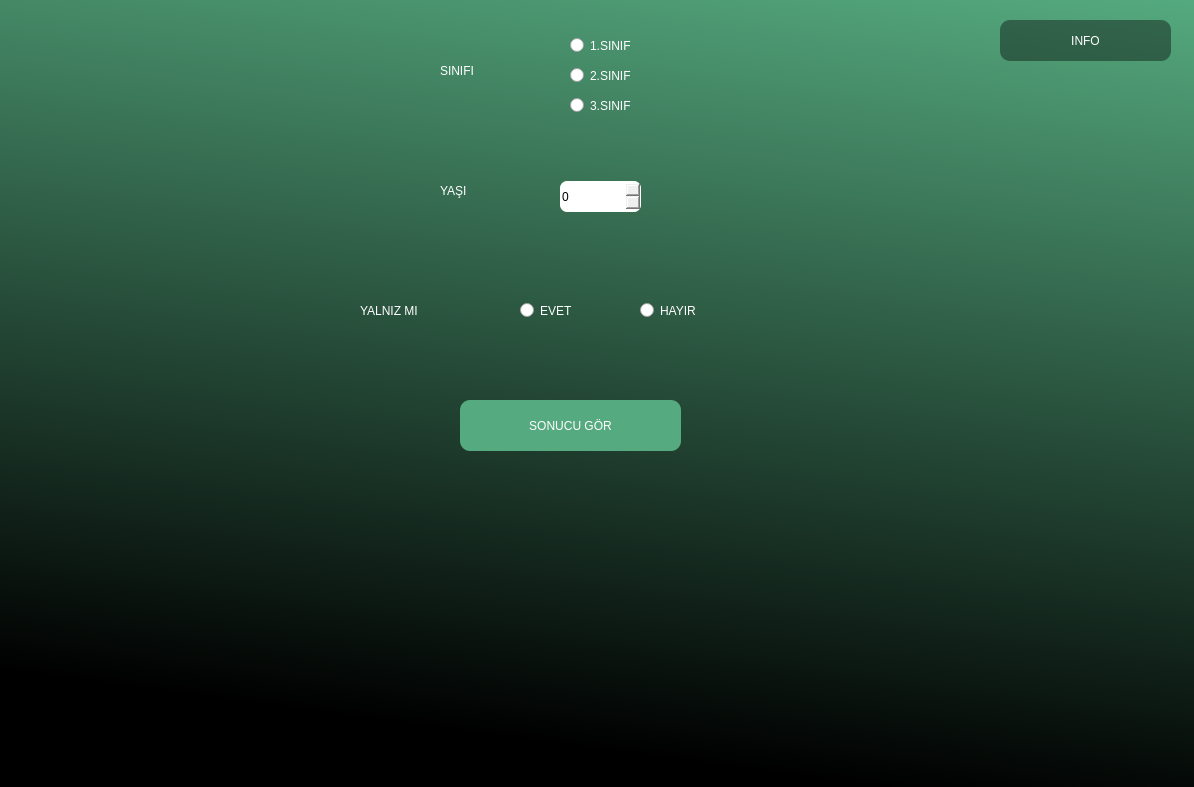
<?xml version="1.0" encoding="UTF-8"?>
<ui version="4.0">
 <class>Dialog</class>
 <widget class="QDialog" name="Dialog">
  <property name="geometry">
   <rect>
    <x>0</x>
    <y>0</y>
    <width>1194</width>
    <height>787</height>
   </rect>
  </property>
  <property name="windowTitle">
   <string>Dialog</string>
  </property>
  <widget class="QWidget" name="widget" native="true">
   <property name="geometry">
    <rect>
     <x>0</x>
     <y>0</y>
     <width>1200</width>
     <height>800</height>
    </rect>
   </property>
   <property name="styleSheet">
    <string notr="true">QWidget#widget{
background-color:qlineargradient(spread:pad, x1:0.795776, y1:1, x2:1, y2:0, stop:0 rgba(0, 0, 0, 255), stop:1 rgba(85, 170, 127, 255));
}</string>
   </property>
   <widget class="QPushButton" name="pushButton">
    <property name="geometry">
     <rect>
      <x>460</x>
      <y>400</y>
      <width>221</width>
      <height>51</height>
     </rect>
    </property>
    <property name="styleSheet">
     <string notr="true">font: 22pt &quot;MS Sans Serif&quot;;
color:rgb(255, 255, 255);
border-radius:10px;
background-color:rgb(85, 170, 127)</string>
    </property>
    <property name="text">
     <string>SONUCU GÖR</string>
    </property>
   </widget>
   <widget class="QLabel" name="label">
    <property name="geometry">
     <rect>
      <x>440</x>
      <y>170</y>
      <width>131</width>
      <height>41</height>
     </rect>
    </property>
    <property name="styleSheet">
     <string notr="true">font: 18pt &quot;MS Shell Dlg 2&quot;;
color:rgb(255, 255, 255)</string>
    </property>
    <property name="text">
     <string>YAŞI</string>
    </property>
   </widget>
   <widget class="QLabel" name="label_2">
    <property name="enabled">
     <bool>true</bool>
    </property>
    <property name="geometry">
     <rect>
      <x>360</x>
      <y>290</y>
      <width>131</width>
      <height>41</height>
     </rect>
    </property>
    <property name="styleSheet">
     <string notr="true">font: 18pt &quot;MS Shell Dlg 2&quot;;
color:rgb(255, 255, 255)</string>
    </property>
    <property name="text">
     <string>YALNIZ MI</string>
    </property>
   </widget>
   <widget class="QLabel" name="label_3">
    <property name="geometry">
     <rect>
      <x>440</x>
      <y>50</y>
      <width>131</width>
      <height>41</height>
     </rect>
    </property>
    <property name="styleSheet">
     <string notr="true">font: 18pt &quot;MS Shell Dlg 2&quot;;
color:rgb(255, 255, 255)</string>
    </property>
    <property name="text">
     <string>SINIFI</string>
    </property>
   </widget>
   <widget class="QLabel" name="label_4">
    <property name="geometry">
     <rect>
      <x>460</x>
      <y>500</y>
      <width>571</width>
      <height>41</height>
     </rect>
    </property>
    <property name="styleSheet">
     <string notr="true">font: 18pt &quot;MS Shell Dlg 2&quot;;
color:rgb(255, 0, 4)</string>
    </property>
    <property name="text">
     <string/>
    </property>
   </widget>
   <widget class="QRadioButton" name="radioButton">
    <property name="geometry">
     <rect>
      <x>520</x>
      <y>295</y>
      <width>82</width>
      <height>31</height>
     </rect>
    </property>
    <property name="styleSheet">
     <string notr="true">font: 18pt &quot;MS Shell Dlg 2&quot;;
color:rgb(255, 255, 255)</string>
    </property>
    <property name="text">
     <string>EVET</string>
    </property>
   </widget>
   <widget class="QRadioButton" name="radioButton_2">
    <property name="geometry">
     <rect>
      <x>640</x>
      <y>295</y>
      <width>101</width>
      <height>31</height>
     </rect>
    </property>
    <property name="styleSheet">
     <string notr="true">font: 18pt &quot;MS Shell Dlg 2&quot;;
color:rgb(255, 255, 255)</string>
    </property>
    <property name="text">
     <string>HAYIR</string>
    </property>
   </widget>
   <widget class="QSpinBox" name="spinBox_2">
    <property name="geometry">
     <rect>
      <x>560</x>
      <y>181</y>
      <width>81</width>
      <height>31</height>
     </rect>
    </property>
    <property name="styleSheet">
     <string notr="true">font: 16pt &quot;MS Shell Dlg 2&quot;;
border-radius : 7px;</string>
    </property>
   </widget>
   <widget class="QRadioButton" name="radioButton_3">
    <property name="geometry">
     <rect>
      <x>570</x>
      <y>30</y>
      <width>121</width>
      <height>31</height>
     </rect>
    </property>
    <property name="styleSheet">
     <string notr="true">font: 18pt &quot;MS Shell Dlg 2&quot;;
color:rgb(255, 255, 255)</string>
    </property>
    <property name="text">
     <string>1.SINIF</string>
    </property>
   </widget>
   <widget class="QRadioButton" name="radioButton_4">
    <property name="geometry">
     <rect>
      <x>570</x>
      <y>60</y>
      <width>111</width>
      <height>31</height>
     </rect>
    </property>
    <property name="styleSheet">
     <string notr="true">font: 18pt &quot;MS Shell Dlg 2&quot;;
color:rgb(255, 255, 255)</string>
    </property>
    <property name="text">
     <string>2.SINIF</string>
    </property>
   </widget>
   <widget class="QRadioButton" name="radioButton_5">
    <property name="geometry">
     <rect>
      <x>570</x>
      <y>90</y>
      <width>111</width>
      <height>31</height>
     </rect>
    </property>
    <property name="styleSheet">
     <string notr="true">font: 18pt &quot;MS Shell Dlg 2&quot;;
color:rgb(255, 255, 255)</string>
    </property>
    <property name="text">
     <string>3.SINIF</string>
    </property>
   </widget>
   <widget class="QPushButton" name="open_extra_window_button">
    <property name="geometry">
     <rect>
      <x>1000</x>
      <y>20</y>
      <width>171</width>
      <height>41</height>
     </rect>
    </property>
    <property name="styleSheet">
     <string notr="true">font: 22pt &quot;MS Sans Serif&quot;;
color:rgb(255, 255, 255);
border-radius:10px;
background-color:rgba(0,0,0,100);
border-color: #ff0000;</string>
    </property>
    <property name="text">
     <string>INFO</string>
    </property>
   </widget>
  </widget>
 </widget>
 <resources/>
 <connections/>
</ui>
